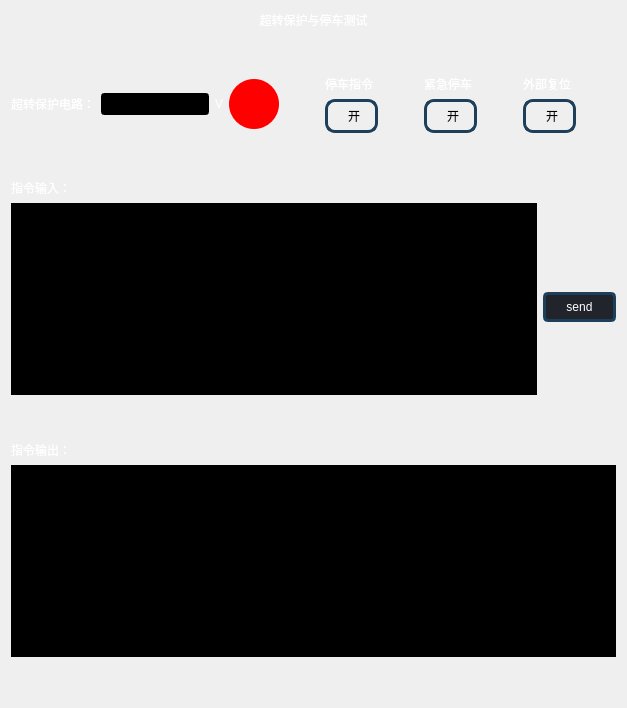
           <widget class="QWidget" name="tab_6">
            <attribute name="title">
             <string>超转保护与停车测试</string>
            </attribute>
            <layout class="QVBoxLayout" name="verticalLayout_35">
             <item>
              <layout class="QVBoxLayout" name="verticalLayout_33">
               <item>
                <widget class="QLabel" name="label_35">
                 <property name="styleSheet">
                  <string notr="true">color:white;
font: 75 16pt &quot;Arial&quot;;</string>
                 </property>
                 <property name="text">
                  <string>超转保护与停车测试</string>
                 </property>
                 <property name="alignment">
                  <set>Qt::AlignCenter</set>
                 </property>
                </widget>
               </item>
               <item>
                <spacer name="verticalSpacer_39">
                 <property name="orientation">
                  <enum>Qt::Vertical</enum>
                 </property>
                 <property name="sizeHint" stdset="0">
                  <size>
                   <width>20</width>
                   <height>40</height>
                  </size>
                 </property>
                </spacer>
               </item>
               <item>
                <layout class="QHBoxLayout" name="horizontalLayout_14">
                 <item>
                  <layout class="QGridLayout" name="gridLayout_8">
                   <item row="0" column="4">
                    <spacer name="horizontalSpacer_2">
                     <property name="orientation">
                      <enum>Qt::Horizontal</enum>
                     </property>
                     <property name="sizeHint" stdset="0">
                      <size>
                       <width>40</width>
                       <height>20</height>
                      </size>
                     </property>
                    </spacer>
                   </item>
                   <item row="0" column="1">
                    <widget class="QLineEdit" name="le_auto_op_Overspeed_Protect">
                     <property name="sizePolicy">
                      <sizepolicy hsizetype="Maximum" vsizetype="Fixed">
                       <horstretch>0</horstretch>
                       <verstretch>0</verstretch>
                      </sizepolicy>
                     </property>
                     <property name="maximumSize">
                      <size>
                       <width>110</width>
                       <height>16777215</height>
                      </size>
                     </property>
                     <property name="styleSheet">
                      <string notr="true">color:white;
background-color: rgb(0, 0, 0);
font: 65 14pt &quot;Arial&quot;;</string>
                     </property>
                     <property name="alignment">
                      <set>Qt::AlignCenter</set>
                     </property>
                     <property name="readOnly">
                      <bool>true</bool>
                     </property>
                    </widget>
                   </item>
                   <item row="0" column="2">
                    <widget class="QLabel" name="label_163">
                     <property name="styleSheet">
                      <string notr="true">color:white;
font: 75 10pt &quot;Arial&quot;;</string>
                     </property>
                     <property name="text">
                      <string>V</string>
                     </property>
                    </widget>
                   </item>
                   <item row="0" column="0">
                    <widget class="QLabel" name="label_147">
                     <property name="styleSheet">
                      <string notr="true">color:white;
font: 75 10pt &quot;Arial&quot;;</string>
                     </property>
                     <property name="text">
                      <string>超转保护电路：</string>
                     </property>
                    </widget>
                   </item>
                   <item row="0" column="3">
                    <widget class="QPushButton" name="pb_op_op">
                     <property name="minimumSize">
                      <size>
                       <width>50</width>
                       <height>50</height>
                      </size>
                     </property>
                     <property name="styleSheet">
                      <string notr="true">
QPushButton{
border-radius: 25px;
width:10px;
height:10px;
background-color:red;
}
QPushButton:checked{
background-color: rgb(19, 255, 98);
}</string>
                     </property>
                     <property name="text">
                      <string/>
                     </property>
                     <property name="checkable">
                      <bool>true</bool>
                     </property>
                    </widget>
                   </item>
                  </layout>
                 </item>
                 <item>
                  <layout class="QHBoxLayout" name="horizontalLayout_16">
                   <item>
                    <layout class="QVBoxLayout" name="verticalLayout_30">
                     <item>
                      <widget class="QLabel" name="label_16">
                       <property name="styleSheet">
                        <string notr="true">color:white;
font: 75 14pt &quot;Arial&quot;;</string>
                       </property>
                       <property name="text">
                        <string>停车指令</string>
                       </property>
                      </widget>
                     </item>
                     <item>
                      <widget class="QPushButton" name="btn_over_Stop">
                       <property name="styleSheet">
                        <string notr="true">QPushButton{
text-align : left;background-color:qlineargradient(spread:pad, x1:0, y1:0, x2:1, y2:0, 
stop:0 white, stop:0.495 white, stop:0.505 red, 
stop:1 red);color:black;font: 14pt &quot;Arial&quot;;border:3px solid rgb(29,63,91);               border-radius:10px;padding-right:15px;padding-left:20px;padding-top:5px;padding-bottom:5px;
}
QPushButton:pressed{
color:rgb(85, 170, 255);
}</string>
                       </property>
                       <property name="text">
                        <string>开</string>
                       </property>
                       <property name="checkable">
                        <bool>true</bool>
                       </property>
                       <property name="autoExclusive">
                        <bool>false</bool>
                       </property>
                      </widget>
                     </item>
                    </layout>
                   </item>
                   <item>
                    <spacer name="horizontalSpacer_8">
                     <property name="orientation">
                      <enum>Qt::Horizontal</enum>
                     </property>
                     <property name="sizeHint" stdset="0">
                      <size>
                       <width>40</width>
                       <height>20</height>
                      </size>
                     </property>
                    </spacer>
                   </item>
                   <item>
                    <layout class="QVBoxLayout" name="verticalLayout_31">
                     <item>
                      <widget class="QLabel" name="label_19">
                       <property name="styleSheet">
                        <string notr="true">color:white;
font: 75 14pt &quot;Arial&quot;;</string>
                       </property>
                       <property name="text">
                        <string>紧急停车</string>
                       </property>
                      </widget>
                     </item>
                     <item>
                      <widget class="QPushButton" name="btn_over_Emergency">
                       <property name="styleSheet">
                        <string notr="true">QPushButton{
text-align : left;background-color:qlineargradient(spread:pad, x1:0, y1:0, x2:1, y2:0, 
stop:0 white, stop:0.495 white, stop:0.505 red, 
stop:1 red);color:black;font: 14pt &quot;Arial&quot;;border:3px solid rgb(29,63,91);               border-radius:10px;padding-right:15px;padding-left:20px;padding-top:5px;padding-bottom:5px;
}
QPushButton:pressed{
color:rgb(85, 170, 255);
}</string>
                       </property>
                       <property name="text">
                        <string>开</string>
                       </property>
                       <property name="checkable">
                        <bool>true</bool>
                       </property>
                       <property name="autoExclusive">
                        <bool>false</bool>
                       </property>
                      </widget>
                     </item>
                    </layout>
                   </item>
                   <item>
                    <spacer name="horizontalSpacer_11">
                     <property name="orientation">
                      <enum>Qt::Horizontal</enum>
                     </property>
                     <property name="sizeHint" stdset="0">
                      <size>
                       <width>40</width>
                       <height>20</height>
                      </size>
                     </property>
                    </spacer>
                   </item>
                   <item>
                    <layout class="QVBoxLayout" name="verticalLayout_32">
                     <item>
                      <widget class="QLabel" name="label_20">
                       <property name="styleSheet">
                        <string notr="true">color:white;
font: 75 14pt &quot;Arial&quot;;</string>
                       </property>
                       <property name="text">
                        <string>外部复位</string>
                       </property>
                      </widget>
                     </item>
                     <item>
                      <widget class="QPushButton" name="btn_over_Reset">
                       <property name="styleSheet">
                        <string notr="true">QPushButton{
text-align : left;background-color:qlineargradient(spread:pad, x1:0, y1:0, x2:1, y2:0, 
stop:0 white, stop:0.495 white, stop:0.505 red, 
stop:1 red);color:black;font: 14pt &quot;Arial&quot;;border:3px solid rgb(29,63,91);               border-radius:10px;padding-right:15px;padding-left:20px;padding-top:5px;padding-bottom:5px;
}
QPushButton:pressed{
color:rgb(85, 170, 255);
}</string>
                       </property>
                       <property name="text">
                        <string>开</string>
                       </property>
                       <property name="checkable">
                        <bool>true</bool>
                       </property>
                       <property name="autoExclusive">
                        <bool>false</bool>
                       </property>
                      </widget>
                     </item>
                    </layout>
                   </item>
                   <item>
                    <spacer name="horizontalSpacer_12">
                     <property name="orientation">
                      <enum>Qt::Horizontal</enum>
                     </property>
                     <property name="sizeHint" stdset="0">
                      <size>
                       <width>40</width>
                       <height>20</height>
                      </size>
                     </property>
                    </spacer>
                   </item>
                  </layout>
                 </item>
                </layout>
               </item>
               <item>
                <spacer name="verticalSpacer">
                 <property name="orientation">
                  <enum>Qt::Vertical</enum>
                 </property>
                 <property name="sizeHint" stdset="0">
                  <size>
                   <width>20</width>
                   <height>40</height>
                  </size>
                 </property>
                </spacer>
               </item>
               <item>
                <layout class="QVBoxLayout" name="verticalLayout_137">
                 <item>
                  <layout class="QHBoxLayout" name="horizontalLayout_51">
                   <item>
                    <layout class="QVBoxLayout" name="verticalLayout_138">
                     <item>
                      <widget class="QLabel" name="label_13">
                       <property name="styleSheet">
                        <string notr="true">color:white;
font: 75 14pt &quot;Arial&quot;;</string>
                       </property>
                       <property name="text">
                        <string>指令输入：</string>
                       </property>
                      </widget>
                     </item>
                     <item>
                      <widget class="QPlainTextEdit" name="pte_auto_op_insIN">
                       <property name="styleSheet">
                        <string notr="true">color:white;
background-color: rgb(0, 0, 0);
font: 65 14pt &quot;Arial&quot;;</string>
                       </property>
                      </widget>
                     </item>
                     <item>
                      <spacer name="verticalSpacer_78">
                       <property name="orientation">
                        <enum>Qt::Vertical</enum>
                       </property>
                       <property name="sizeHint" stdset="0">
                        <size>
                         <width>20</width>
                         <height>40</height>
                        </size>
                       </property>
                      </spacer>
                     </item>
                    </layout>
                   </item>
                   <item>
                    <widget class="QPushButton" name="pte_auto_op_insSend">
                     <property name="styleSheet">
                      <string notr="true">QPushButton{
background-color:rgb(33,37,43);
color:white;
font: 14pt &quot;Arial&quot;;
border:3px solid rgb(29,63,91);
border-radius:5px;
padding-right:20px;
padding-left:20px;
padding-top:5px;
padding-bottom:5px;
}
QPushButton:hover{
font-size:17pt;
font-weight:bold;
border-width:4px;
border-radius:5px;
padding-right:0px;
padding-left:0px;
padding-top:5px;
padding-bottom:5px;
}

QPushButton:pressed{
color:rgb(85, 170, 255);
}</string>
                     </property>
                     <property name="text">
                      <string>send</string>
                     </property>
                    </widget>
                   </item>
                  </layout>
                 </item>
                 <item>
                  <layout class="QVBoxLayout" name="verticalLayout_139">
                   <item>
                    <widget class="QLabel" name="label_25">
                     <property name="styleSheet">
                      <string notr="true">color:white;
font: 75 14pt &quot;Arial&quot;;</string>
                     </property>
                     <property name="text">
                      <string>指令输出：</string>
                     </property>
                    </widget>
                   </item>
                   <item>
                    <widget class="QPlainTextEdit" name="pte_auto_op_insOUT">
                     <property name="styleSheet">
                      <string notr="true">color:white;
background-color: rgb(0, 0, 0);
font: 65 14pt &quot;Arial&quot;;</string>
                     </property>
                     <property name="readOnly">
                      <bool>true</bool>
                     </property>
                    </widget>
                   </item>
                   <item>
                    <spacer name="verticalSpacer_24">
                     <property name="orientation">
                      <enum>Qt::Vertical</enum>
                     </property>
                     <property name="sizeHint" stdset="0">
                      <size>
                       <width>20</width>
                       <height>40</height>
                      </size>
                     </property>
                    </spacer>
                   </item>
                  </layout>
                 </item>
                </layout>
               </item>
              </layout>
             </item>
            </layout>
           </widget>
